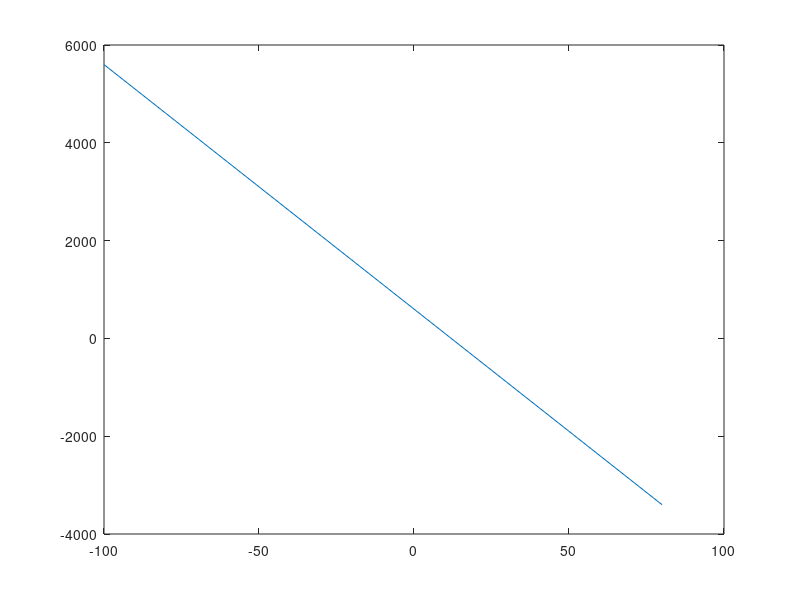

Write MATLAB code to recreate this figure.
% mm  IR diff in K
% ----------------
% 100	10
% 200	8
% 300	6
% 400	4
% 500	2
% 600	0

% x = [10 8 6 4 2 0];
% y = [100 200 300 400 500 600];
% xq = [20 30 40 50 60 70 80 100];
% xqq = [-10 -20 -30 -40 -50 -60 -70 -80 -90 -100];
% 
% yq = spline(x, y, xq);
% yqq = spline(x, y, xqq);

%plot([xqq x xq], [yqq y yq])

x1 = 10;
x2 = 0;
y1 = 100;
y2 = 600;
xx = [-100 -90 -80 -70 -60 -50 -40 -30 -20 -10 20 30 40 50 60 70 80];

yy = y1 + (xx - x1).*(y2 - y1)/(x2 - x1);

plot(xx, yy)